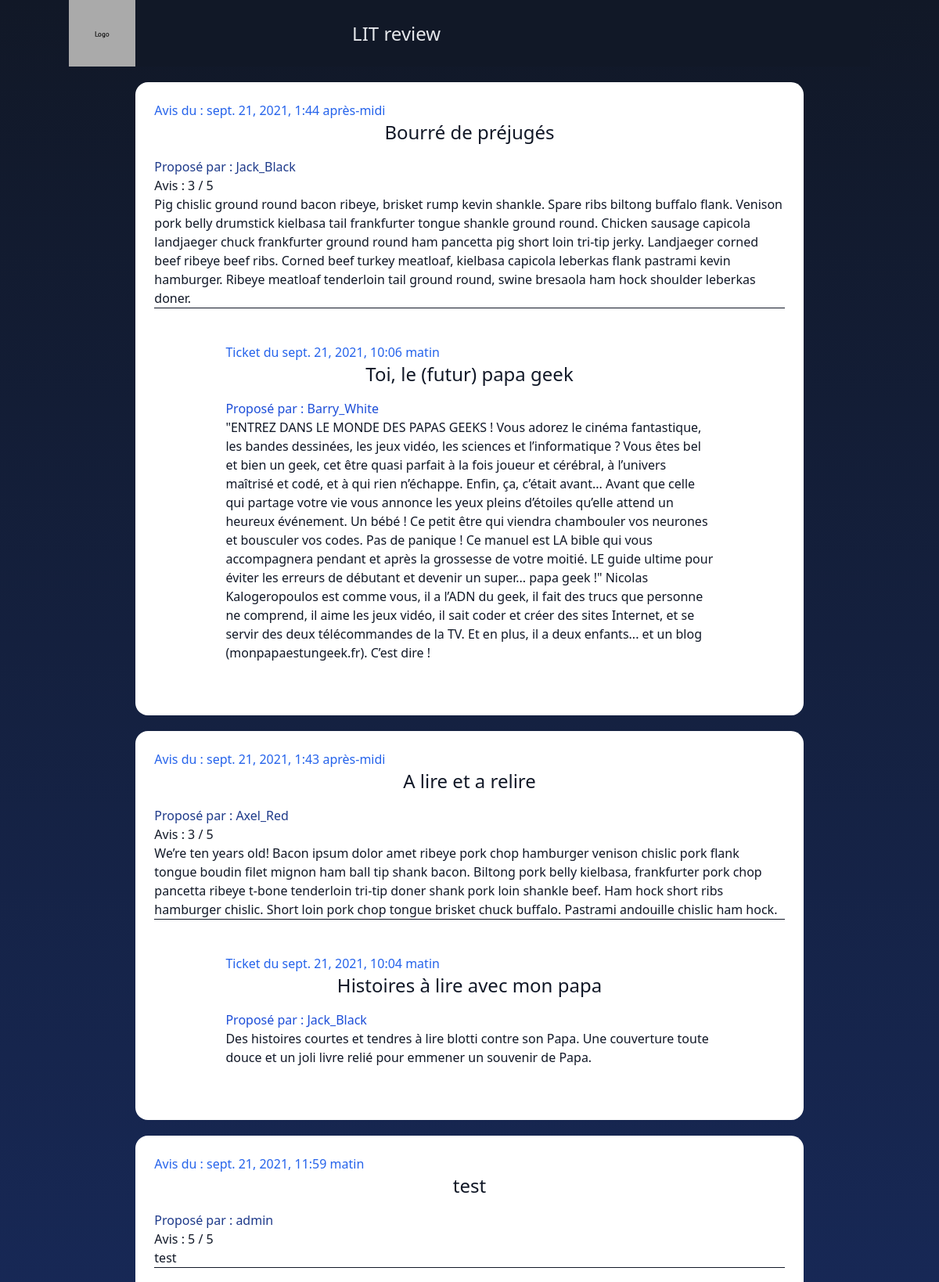
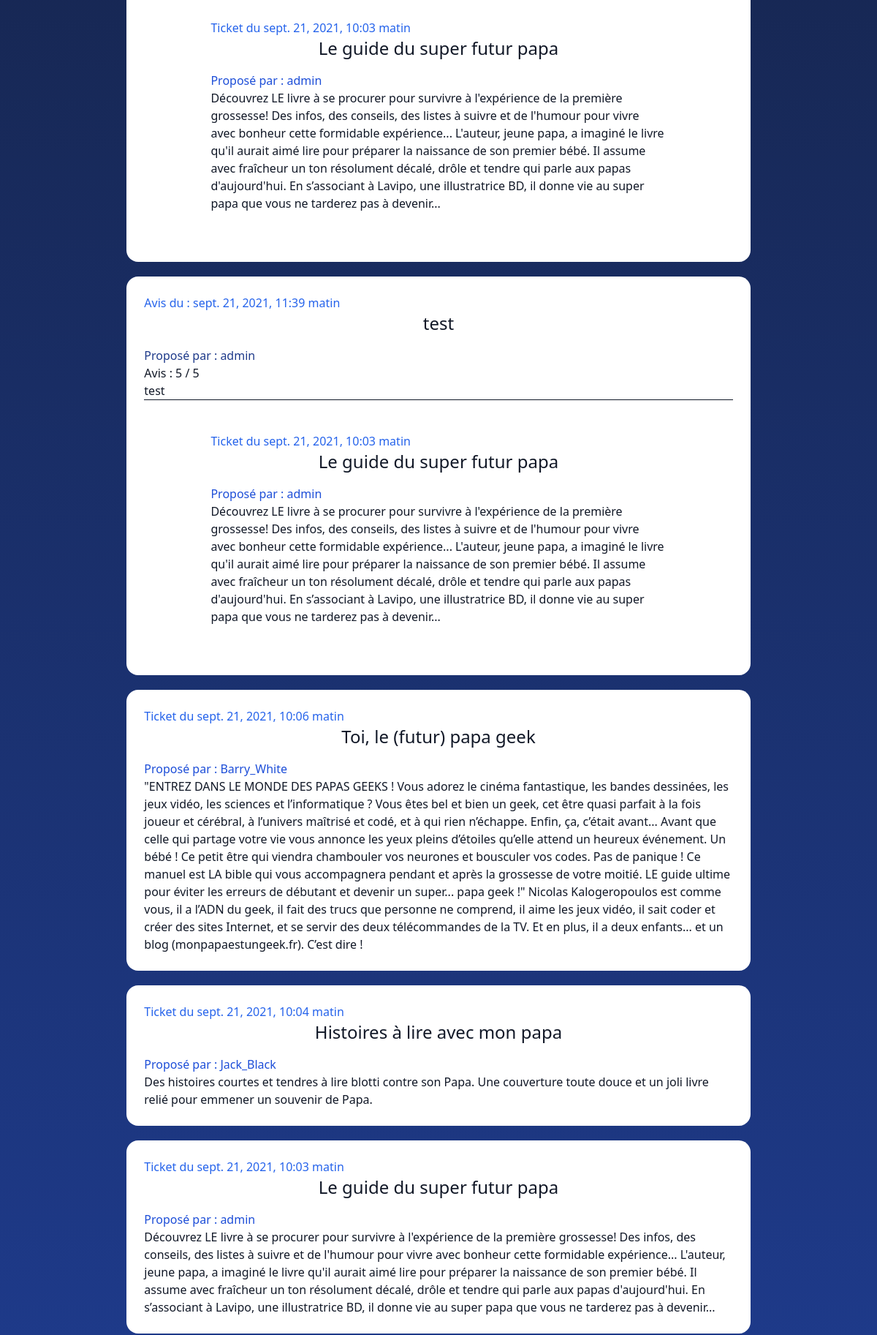
/feed/ (upper part), run on the app's committed database (2 pictures, top to bottom).
### bkreport/models.py (models this page shows, shortened)
class Review(models.Model):
    ticket = models.ForeignKey(to=Ticket, on_delete=models.CASCADE)
    rating = models.PositiveSmallIntegerField(
        validators=[MinValueValidator(0), MaxValueValidator(5)],
    )
    headline = models.CharField(max_length=128)
    body = models.TextField(max_length=8192, blank=True)
    user = models.ForeignKey(
        to=settings.AUTH_USER_MODEL, on_delete=models.CASCADE)
    time_created = models.DateTimeField(auto_now_add=True)

class Ticket(models.Model):
    title = models.CharField(max_length=128)
    description = models.TextField(max_length=2038, blank=True)
    user = models.ForeignKey(to=settings.AUTH_USER_MODEL,
                             on_delete=models.CASCADE)
    image = models.ImageField(null=True, blank=True, upload_to='books_cover')
    time_created = models.DateTimeField(auto_now_add=True)

### litrev/views.py (the view)
# urls.py: path('feed/', views.feed, name="feed"),
def feed(request):
    reviews = Review.objects.all()
    reviews = reviews.annotate(content_type=Value('REVIEW', CharField()))
    tickets = Ticket.objects.all()
    tickets = tickets.annotate(content_type=Value('TICKET', CharField()))
    posts = sorted(
        chain(reviews, tickets),
        key=lambda post: post.time_created,
        reverse=True
    )
    return render(request, 'litrev/feed.html', context={'posts': posts})

### litrev/templates/litrev/feed.html
{% extends 'litrev/base.html' %}
{% block content %}
    <div class="css_card-container">
        {% for post in posts %}
            {% if post.content_type == 'TICKET' %}
                {% include 'bkreport/ticket/snippet.html' with post=post %}
            {% elif post.content_type == 'REVIEW' %}
                {% include 'bkreport/review/snippet.html' with post=post %}
            {%  endif %}
        {% endfor %}
    </div>
{% endblock %}

### bkreport/templates/bkreport/review/snippet.html (shortened to what this page needs)
<div class="css_card-base text-gray-900 w-10/12">
    <p class="text-blue-600">Avis du : {{ post.time_created }}</p>
    <h2>{{ post.headline }}</h2>
    <p class="text-blue-900">
        {% if request.user == post.user %}
            Vous avez proposé un avis
        {% else %}
            Proposé par : {{ post.user.username }}
        {% endif %}
    </p>
    <h3>Avis : {{ post.rating }} / 5</h3>
    <p>{{ post.body }}</p>
    <hr>
    {% include 'bkreport/ticket/snippet.html' with post=post.ticket %}
</div>

### bkreport/templates/bkreport/ticket/snippet.html (shortened to what this page needs)
<div class="css_card-base w-10/12">
    <p class="text-blue-600">Ticket du {{ post.time_created }}</p>
    <h2>{{ post.title }}</h2>
    <p class="text-blue-700">
    {% if request.user == post.user %}
        Vous Avez proposé :
    {% else %}
        Proposé par : {{ post.user.username }}
    {% endif %}
    </p>
    <p>{{ post.description }}</p>
</div>

### data on the page
Review: time_created "sept. 21, 2021, 1:44 après-midi", headline "Bourré de préjugés", user.username "Jack_Black", rating "3", body "Pig chislic ground round bacon ribeye, brisket rump kevin shankle. Spare ribs biltong buffalo flank. Venison pork belly drumstick kielbasa tail frankfurter tongue shankle ground round. Chicken sausage capicola landjaeger chuck frankfurter ground round ham pancetta pig short loin tri-tip jerky. Landjaeger corned beef ribeye beef ribs. Corned beef turkey meatloaf, kielbasa capicola leberkas flank pastrami kevin hamburger. Ribeye meatloaf tenderloin tail ground round, swine bresaola ham hock shoulder leberkas doner.", time_created "sept. 21, 2021, 10:06 matin", title "Toi, le (futur) papa geek", user.username "Barry_White", description "\"ENTREZ DANS LE MONDE DES PAPAS GEEKS ! Vous adorez le cinéma fantastique, les bandes dessinées, les jeux vidéo, les sciences et l’informatique ? Vous êtes bel et bien un geek, cet être quasi parfait à la fois joueur et cérébral, à l’univers maîtrisé et codé, et à qui rien n’échappe. Enfin, ça, c’était avant... Avant que celle qui partage votre vie vous annonce les yeux pleins d’étoiles qu’elle attend un heureux événement. Un bébé ! Ce petit être qui viendra chambouler vos neurones et bousculer vos codes. Pas de panique ! Ce manuel est LA bible qui vous accompagnera pendant et après la grossesse de votre moitié. LE guide ultime pour éviter les erreurs de débutant et devenir un super... papa…"
Review: time_created "sept. 21, 2021, 1:43 après-midi", headline "A lire et a relire", user.username "Axel_Red", rating "3", body "We’re ten years old! Bacon ipsum dolor amet ribeye pork chop hamburger venison chislic pork flank tongue boudin filet mignon ham ball tip shank bacon. Biltong pork belly kielbasa, frankfurter pork chop pancetta ribeye t-bone tenderloin tri-tip doner shank pork loin shankle beef. Ham hock short ribs hamburger chislic. Short loin pork chop tongue brisket chuck buffalo. Pastrami andouille chislic ham hock.", time_created "sept. 21, 2021, 10:04 matin", title "Histoires à lire avec mon papa", user.username "Jack_Black", description "Des histoires courtes et tendres à lire blotti contre son Papa. Une couverture toute douce et un joli livre relié pour emmener un souvenir de Papa."
Review: time_created "sept. 21, 2021, 11:59 matin", headline "test", user.username "admin", rating "5", body "test", time_created "sept. 21, 2021, 10:03 matin", title "Le guide du super futur papa", description "Découvrez LE livre à se procurer pour survivre à l'expérience de la première grossesse! Des infos, des conseils, des listes à suivre et de l'humour pour vivre avec bonheur cette formidable expérience... L'auteur, jeune papa, a imaginé le livre qu'il aurait aimé lire pour préparer la naissance de son premier bébé. Il assume avec fraîcheur un ton résolument décalé, drôle et tendre qui parle aux papas d'aujourd'hui. En s’associant à Lavipo, une illustratrice BD, il donne vie au super papa que vous ne tarderez pas à devenir..."
Review: time_created "sept. 21, 2021, 11:39 matin", headline "test", user.username "admin", rating "5", body "test", time_created "sept. 21, 2021, 10:03 matin", title "Le guide du super futur papa", description "Découvrez LE livre à se procurer pour survivre à l'expérience de la première grossesse! Des infos, des conseils, des listes à suivre et de l'humour pour vivre avec bonheur cette formidable expérience... L'auteur, jeune papa, a imaginé le livre qu'il aurait aimé lire pour préparer la naissance de son premier bébé. Il assume avec fraîcheur un ton résolument décalé, drôle et tendre qui parle aux papas d'aujourd'hui. En s’associant à Lavipo, une illustratrice BD, il donne vie au super papa que vous ne tarderez pas à devenir..."
Ticket: time_created "sept. 21, 2021, 10:06 matin", title "Toi, le (futur) papa geek", user.username "Barry_White", description "\"ENTREZ DANS LE MONDE DES PAPAS GEEKS ! Vous adorez le cinéma fantastique, les bandes dessinées, les jeux vidéo, les sciences et l’informatique ? Vous êtes bel et bien un geek, cet être quasi parfait à la fois joueur et cérébral, à l’univers maîtrisé et codé, et à qui rien n’échappe. Enfin, ça, c’était avant... Avant que celle qui partage votre vie vous annonce les yeux pleins d’étoiles qu’elle attend un heureux événement. Un bébé ! Ce petit être qui viendra chambouler vos neurones et bousculer vos codes. Pas de panique ! Ce manuel est LA bible qui vous accompagnera pendant et après la grossesse de votre moitié. LE guide ultime pour éviter les erreurs de débutant et devenir un super... papa…"
Ticket: time_created "sept. 21, 2021, 10:04 matin", title "Histoires à lire avec mon papa", user.username "Jack_Black", description "Des histoires courtes et tendres à lire blotti contre son Papa. Une couverture toute douce et un joli livre relié pour emmener un souvenir de Papa."
Ticket: time_created "sept. 21, 2021, 10:03 matin", title "Le guide du super futur papa", user.username "admin", description "Découvrez LE livre à se procurer pour survivre à l'expérience de la première grossesse! Des infos, des conseils, des listes à suivre et de l'humour pour vivre avec bonheur cette formidable expérience... L'auteur, jeune papa, a imaginé le livre qu'il aurait aimé lire pour préparer la naissance de son premier bébé. Il assume avec fraîcheur un ton résolument décalé, drôle et tendre qui parle aux papas d'aujourd'hui. En s’associant à Lavipo, une illustratrice BD, il donne vie au super papa que vous ne tarderez pas à devenir..."
